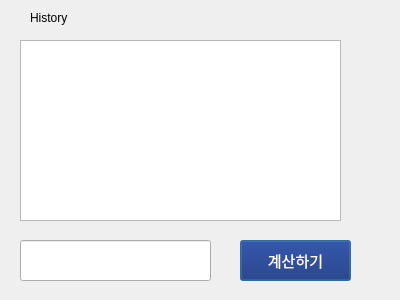
<?xml version="1.0" encoding="UTF-8"?>
<ui version="4.0">
 <class>Dialog</class>
 <widget class="QDialog" name="Dialog">
  <property name="geometry">
   <rect>
    <x>0</x>
    <y>0</y>
    <width>400</width>
    <height>300</height>
   </rect>
  </property>
  <property name="windowTitle">
   <string>Dialog</string>
  </property>
  <widget class="QLineEdit" name="inputbox">
   <property name="geometry">
    <rect>
     <x>20</x>
     <y>240</y>
     <width>191</width>
     <height>41</height>
    </rect>
   </property>
  </widget>
  <widget class="QPushButton" name="equalbutton">
   <property name="geometry">
    <rect>
     <x>240</x>
     <y>240</y>
     <width>111</width>
     <height>41</height>
    </rect>
   </property>
   <property name="font">
    <font>
     <family>Agency FB</family>
     <pointsize>11</pointsize>
    </font>
   </property>
   <property name="styleSheet">
    <string notr="true">background-color: rgb(11, 34, 113);
color: rgb(255, 255, 255);</string>
   </property>
   <property name="text">
    <string>계산하기</string>
   </property>
  </widget>
  <widget class="QTextBrowser" name="history">
   <property name="geometry">
    <rect>
     <x>20</x>
     <y>40</y>
     <width>321</width>
     <height>181</height>
    </rect>
   </property>
  </widget>
  <widget class="QLabel" name="label">
   <property name="geometry">
    <rect>
     <x>30</x>
     <y>10</y>
     <width>64</width>
     <height>15</height>
    </rect>
   </property>
   <property name="text">
    <string>History</string>
   </property>
  </widget>
 </widget>
 <resources/>
 <connections/>
</ui>
